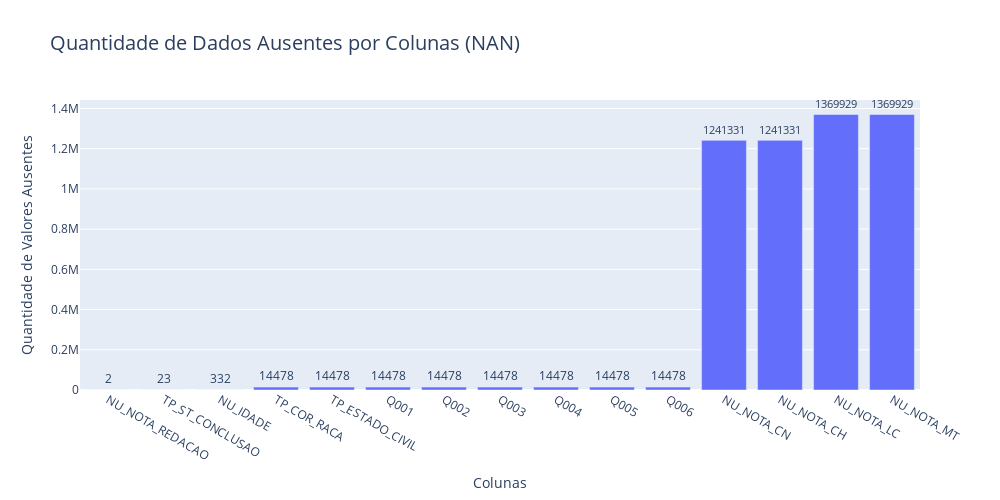

Write notebook code for a chart like this one.
### Code cell
fig = go.Figure()

fig.add_trace(go.Bar(
    x=missing.index.tolist(),
    y=missing.values,
    #mode="markers+text",
    name="Markers and Text",
    text=texto_grafico,
    textposition="outside"
))

fig.update_layout(
    autosize=False,
    width=1000,
    height=500)

fig.update_layout(title_text="Quantidade de Dados Ausentes por Colunas (NAN)",
                  title_font_size=20)

fig.update_xaxes(title_text="Colunas")
fig.update_yaxes(title_text="Quantidade de Valores Ausentes")

fig.show()

### Figure 1 — Plotly figure (JSON) as saved in the notebook; plotly's stock layout.template omitted (floating-point values rounded to 4 significant figures)
{"data": [{"name": "Markers and Text", "text": ["2", "23", "332", "14478", "14478", "14478", "14478", "14478", "14478", "14478", "14478", "1241331", "1241331", "1369929", "1369929"], "textposition": "outside", "x": ["NU_NOTA_REDACAO", "TP_ST_CONCLUSAO", "NU_IDADE", "TP_COR_RACA", "TP_ESTADO_CIVIL", "Q001", "Q002", "Q003", "Q004", "Q005", "Q006", "NU_NOTA_CN", "NU_NOTA_CH", "NU_NOTA_LC", "NU_NOTA_MT"], "y": [2, 23, 332, 14478, 14478, 14478, 14478, 14478, 14478, 14478, 14478, 1241331, 1241331, 1369929, 1369929], "type": "bar"}], "layout": {"autosize": false, "width": 1000, "height": 500, "title": {"font": {"size": 20}, "text": "Quantidade de Dados Ausentes por Colunas (NAN)"}, "xaxis": {"title": {"text": "Colunas"}}, "yaxis": {"title": {"text": "Quantidade de Valores Ausentes"}}}}
